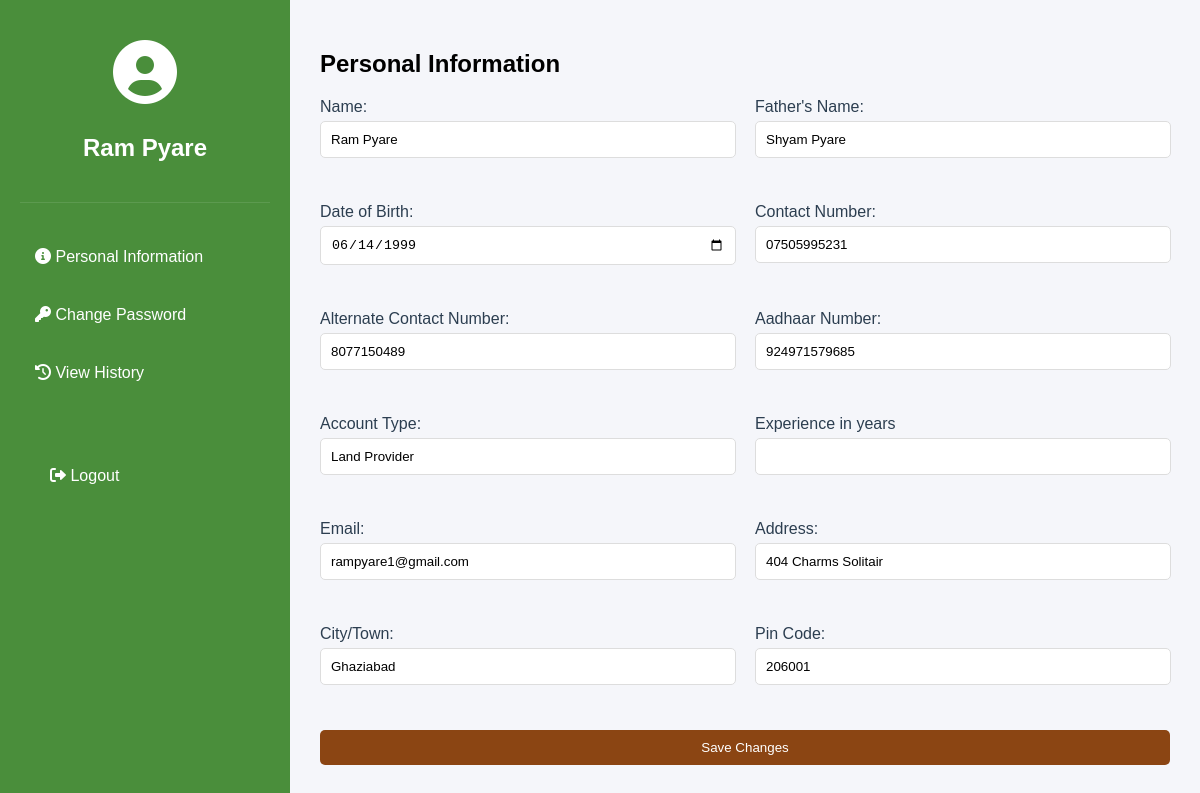
The app's page /profile/ (signed in) with its own data.
### ACP/models.py (models this page shows, shortened)
class UserProfile(models.Model):
    USER_TYPES = [
        ('worker', 'Agricultural Worker'),
        ('provider', 'Land Provider'),
        ('buyer', 'Buyer'),
    ]
    user = models.OneToOneField(User, on_delete=models.CASCADE, related_name='userprofile')
    user_type = models.CharField(max_length=20, choices=USER_TYPES)
    is_available = models.BooleanField(default=True)
    phone_number = models.CharField(max_length=15)
    aadhar_number = models.CharField(max_length=12, null=True, blank=True)
    gst_number = models.CharField(max_length=15, null=True, blank=True)
    father_name = models.CharField(max_length=100, null=True, blank=True)
    dob = models.DateField(null=True, blank=True)
    alternate_contact = models.CharField(max_length=15, null=True, blank=True)
    address = models.TextField(null=True, blank=True)
    city = models.CharField(max_length=100, null=True, blank=True)
    pin_code = models.CharField(max_length=10, null=True, blank=True)
    year_of_experience = models.IntegerField( null=True, blank=True)

### ACP/views.py (the view)
# urls.py: path("profile/",profile, name='profile'),
@login_required(login_url="/login/")
def profile(request):
    try:
        user_profile = request.user.userprofile
        if user_profile.user_type not in ['worker', 'provider', 'buyer']:
            return redirect('login')
        return render(request, 'profile.html', {'user_profile': user_profile})
    except UserProfile.DoesNotExist:
        return redirect('login')

### ACP/templates/profile.html (shortened to what this page needs)
<!DOCTYPE html>
<html lang="en">
<head>
    {% load static %}
    <link rel="stylesheet" href="{% static 'css/profile.css' %}">
    <link rel="stylesheet" href="https://cdnjs.cloudflare.com/ajax/libs/font-awesome/6.0.0/css/all.min.css">
</head>
<body>
    <div class="profile-container">
        <div class="sidebar">
            <div class="profile-header">
                <i class="fas fa-user-circle"></i>
                <h2>{{ user.get_full_name }}</h2>
            </div>
            <nav class="profile-nav">
                <a href="#personal-info" class="active"><i class="fas fa-info-circle"></i> Personal Information</a>
                <a href="{% url 'change_password' %}"><i class="fas fa-key"></i> Change Password</a>
                <a href="#history"><i class="fas fa-history"></i> View History</a>
                    <a href="{% url 'logout' %}"><button type="submit" id="logout-btn"><i class="fas fa-sign-out-alt"></i> Logout</button></a>
            </nav>
        </div>
        <div class="main-content">
            <section id="personal-info" class="active">
                <h2>Personal Information</h2>
                <form id="personal-info-form" method="POST" action="{% url 'update_profile' %}">
                    <div class="form-group">
                        <label>Name:</label>
                        <input type="text" id="name" value="{{ user.get_full_name }}" readonly>
                    </div>
                    <div class="form-group">
                        <label>Father's Name:</label>
                        <input type="text" id="father-name" name="father-name" value="{{ user_profile.father_name|default:'' }}">
                    </div>
                    <div class="form-group">
                        <label>Date of Birth:</label>
                        <input type="date" id="dob" name="dob" value="{{ user_profile.dob|date:'Y-m-d' }}">
                    </div>
                    <div class="form-group">
                        <label>Contact Number:</label>
                        <input type="tel" id="contact-number" name="contact-number" value="{{ user_profile.phone_number }}">
                    </div>
                    <div class="form-group">
                        <label>Alternate Contact Number:</label>
                        <input type="tel" id="Alternate-contact" name="alternate-contact" value="{{ user_profile.alternate_contact|default:'' }}">
                    </div>
                    <div class="form-group">
                        <label>Aadhaar Number:</label>
                        <input type="text" id="aadhaar-number" value="{{ user_profile.aadhar_number }}" readonly>
                    </div>
                    <div class="form-group">
                        <label>Account Type:</label>
                        <input type="text" id="account-type" value="{{ user_profile.get_user_type_display }}" readonly>
                    </div>
                    <div class="form-group">
                        <label>Experience in years </label>
                        <input type="text" id="year" value="{{ user_profile.get_year_of_experience|default:'' }}" >
                    </div>
                    <div class="form-group">
                        <label>Email:</label>
                        <input type="email" id="email" value="{{ user.email }}" readonly>
                    </div>
                    <div class="form-group">
                        <label>Address:</label>
                        <input type="text" id="address" name="address" value="{{ user_profile.address|default:'' }}">
                    </div>
                    <div class="form-group">
                        <label>City/Town:</label>
                        <input type="text" id="town" name="town" value="{{ user_profile.city|default:'' }}">
                    </div>
                    <div class="form-group">
                        <label>Pin Code:</label>
                        <input type="text" id="room" name="pin-code" value="{{ user_profile.pin_code|default:'' }}">
                    </div>
                    <button type="submit" class="save-btn">Save Changes</button>
                </form>
            </section>
        </div>
    </div>
</body>
</html>

### static/css/profile.css (style rules this page uses)
:root { --primary-color: #4a8e3b; --secondary-color: #8b4513; --background-color: #f5f6fa; --text-color: #2c3e50; --sidebar-width: 250px; }
body { margin: 0; font-family: 'Arial', sans-serif; background-color: var(--background-color); }
.profile-container { display: flex; min-height: 100vh; }
.sidebar { width: var(--sidebar-width); background-color: var(--primary-color); color: white; padding: 20px; }
.profile-header { text-align: center; padding: 20px 0; border-bottom: 1px solid rgba(255,255,255,0.1); }
.profile-header i { font-size: 64px; margin-bottom: 10px; }
.profile-nav { margin-top: 30px; }
.profile-nav a, #logout-btn { display: block; padding: 15px; color: white; text-decoration: none; margin-bottom: 10px; border-radius: 5px; transition: background-color 0.3s; }
#logout-btn { width: 100%; border: none; background: none; color: white; cursor: pointer; text-align: left; font-size: 16px; margin-top: 30px; }
.main-content { flex-grow: 1; padding: 30px; }
.form-group { margin-bottom: 15px; }
.form-group label { display: block; margin-bottom: 5px; color: var(--text-color); }
.form-group input { width: 95%; padding: 10px; border: 1px solid #ddd; border-radius: 5px; margin-bottom: 10px; }
.save-btn { background-color: var(--secondary-color); color: white; border: none; padding: 10px 20px; border-radius: 5px; cursor: pointer; }
@media (min-width: 768px) { #personal-info-form { display: grid; grid-template-columns: 1fr 1fr; gap: 20px; } }
@media (min-width: 768px) { .save-btn { grid-column: span 2; } }

### records on screen
UserProfile: father-name "Shyam Pyare", dob "06/14/1999", contact-number "07505995231", alternate-contact "8077150489", aadhar_number "924971579685", user_type "Land Provider", address "404 Charms Solitair", town "Ghaziabad", pin-code "206001"

### other values on screen
{{ user.get_full_name }} "Ram Pyare"
